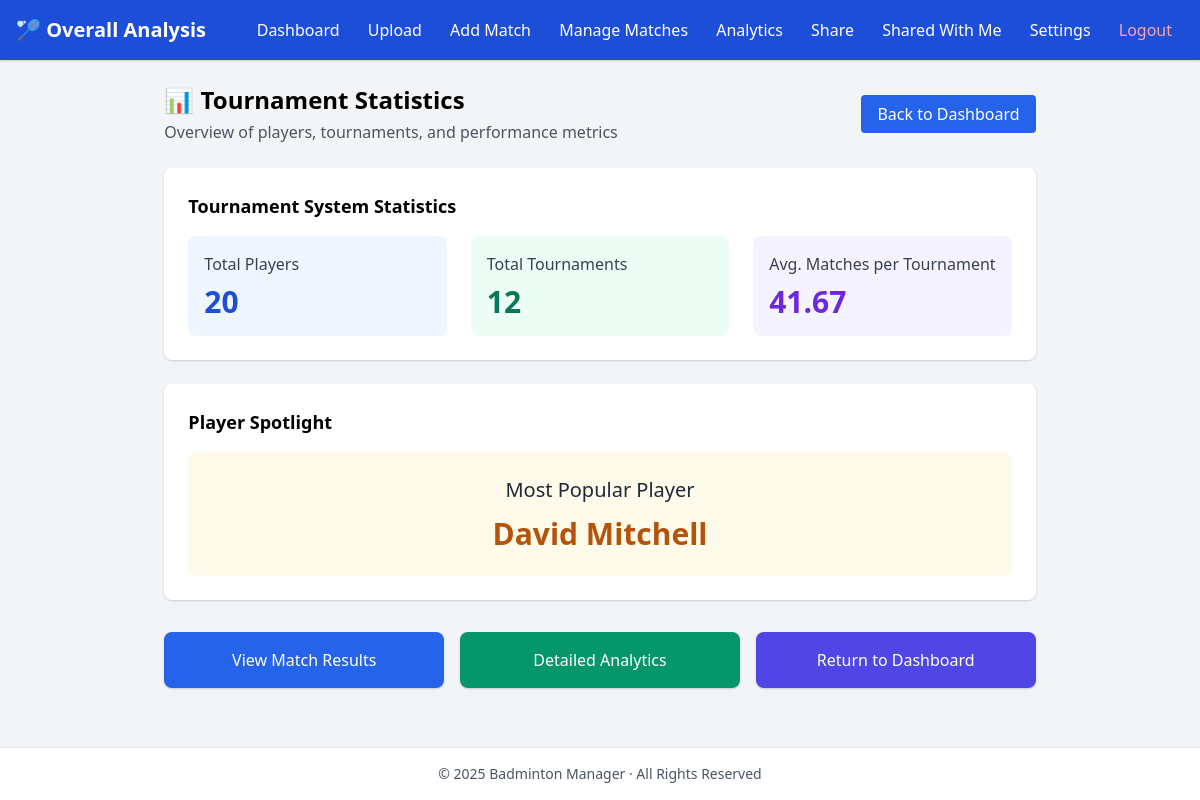
/analytics/overall (signed in), run on an earlier commit of the app's database.
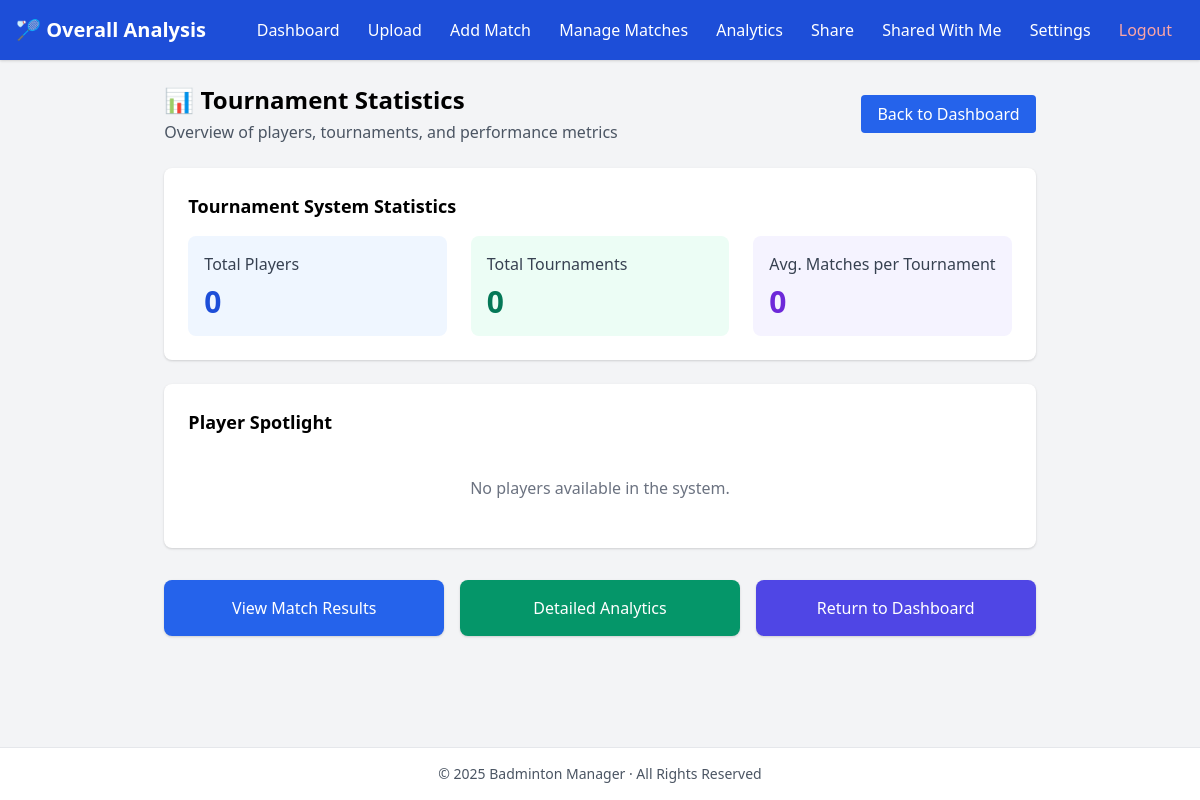
And on a later commit of the database.
### models.py (models this page shows)
class Player(db.Model):
    id = db.Column(db.Integer, primary_key=True)
    name = db.Column(db.String(150), nullable=False)
    teams_as_player1 = db.relationship('Team', foreign_keys='Team.player1_id', backref='player1', lazy=True)
    teams_as_player2 = db.relationship('Team', foreign_keys='Team.player2_id', backref='player2', lazy=True)

### routes/analytics.py (the view)
@analytics_bp.route('/analytics/overall')
@login_required
def overall_analysis():
    total_players = Player.query.count()
    total_tournaments = Tournament.query.count()
    total_matches = Match.query.count()
    avg_matches_per_tournament = round(total_matches / total_tournaments, 2) if total_tournaments else 0
    players = Player.query.all()
    def matches_played(player):
        teams = player.teams_as_player1 + player.teams_as_player2
        match_count = sum(len(team.matches_as_team1) + len(team.matches_as_team2) for team in teams)
        return match_count
    most_popular_player = max(players, key=matches_played, default=None)
    return render_template(
        'overall_analysis.html',
        total_players=total_players,
        total_tournaments=total_tournaments,
        avg_matches_per_tournament=avg_matches_per_tournament,
        most_popular_player=most_popular_player
    )

### utils.py (called while the page is built)
def login_required(f):
    @wraps(f)
    def decorated_function(*args, **kwargs):
        if 'user_id' not in session:
            flash('Please log in to access this page')
            return redirect(url_for('auth.login'))
        return f(*args, **kwargs)
    return decorated_function

### templates/overall_analysis.html (shortened to what this page needs)
{% extends "layout.html" %}
{% block page_title %}Overall Analysis{% endblock %}
{% block content %}
<div class="mb-6 flex justify-between items-center">
  <div>
    <h2 class="text-2xl font-semibold">📊 Tournament Statistics</h2>
    <p class="text-gray-600 mt-1">Overview of players, tournaments, and performance metrics</p>
  </div>
  <div>
    <a href="/dashboard" class="bg-blue-600 text-white px-4 py-2 rounded hover:bg-blue-700 transition">
      Back to Dashboard
    </a>
  </div>
</div>
<div class="bg-white rounded-lg shadow p-6 mb-6">
  <h3 class="text-lg font-semibold mb-4">Tournament System Statistics</h3>
  <div class="grid grid-cols-1 md:grid-cols-3 gap-6">
    <div class="bg-blue-50 p-4 rounded-lg">
      <h4 class="text-gray-700 font-medium">Total Players</h4>
      <p class="text-3xl font-bold mt-2 text-blue-700">{{ total_players }}</p>
    </div>
    <div class="bg-green-50 p-4 rounded-lg">
      <h4 class="text-gray-700 font-medium">Total Tournaments</h4>
      <p class="text-3xl font-bold mt-2 text-green-700">{{ total_tournaments }}</p>
    </div>
    <div class="bg-purple-50 p-4 rounded-lg">
      <h4 class="text-gray-700 font-medium">Avg. Matches per Tournament</h4>
      <p class="text-3xl font-bold mt-2 text-purple-700">{{ avg_matches_per_tournament }}</p>
    </div>
  </div>
</div>
<div class="bg-white rounded-lg shadow p-6">
  <h3 class="text-lg font-semibold mb-4">Player Spotlight</h3>
  {% if most_popular_player %}
    <div class="bg-yellow-50 p-6 rounded-lg text-center">
      <h4 class="text-xl font-medium text-gray-800">Most Popular Player</h4>
      <p class="text-3xl font-bold mt-3 text-yellow-700">{{ most_popular_player.name }}</p>
    </div>
  {% else %}
    <div class="p-6 text-center text-gray-500">
      <p>No players available in the system.</p>
    </div>
  {% endif %}
</div>
<div class="grid grid-cols-1 md:grid-cols-3 gap-4 my-8">
  <a href="/matches" class="bg-blue-600 text-white p-4 rounded-lg shadow hover:bg-blue-700 transition text-center">
    View Match Results
  </a>
  <a href="/analytics" class="bg-green-600 text-white p-4 rounded-lg shadow hover:bg-green-700 transition text-center">
    Detailed Analytics
  </a>
  <a href="/dashboard" class="bg-indigo-600 text-white p-4 rounded-lg shadow hover:bg-indigo-700 transition text-center">
    Return to Dashboard
  </a>
</div>
{% endblock %}

### templates/layout.html (shortened to what this page needs)
<!DOCTYPE html>
<html lang="en">
<head>
  <link href="https://cdn.jsdelivr.net/npm/tailwindcss@2.2.19/dist/tailwind.min.css" rel="stylesheet">
</head>
<body class="bg-gray-100 min-h-screen flex flex-col">
  <nav class="bg-blue-700 text-white p-4 flex justify-between items-center shadow">
    <a href="/" class="text-xl font-bold hover:text-blue-200 transition">🏸 {% block page_title %}Badminton Manager{% endblock %}</a>
    <div>
      {% if session.get('user_id') %}
      <a href="/dashboard" class="px-3 hover:underline {% if request.path == '/dashboard' %}font-semibold{% endif %}">Dashboard</a>
      <a href="/upload" class="px-3 hover:underline {% if request.path == '/upload' %}font-semibold{% endif %}">Upload</a>
      <a href="/input_form" class="px-3 hover:underline {% if request.path == '/input_form' %}font-semibold{% endif %}">Add Match</a>
      <a href="/matches" class="px-3 hover:underline {% if request.path == '/matches' %}font-semibold{% endif %}">Manage Matches</a>
      <a href="/analytics" class="px-3 hover:underline {% if request.path == '/analytics' %}font-semibold{% endif %}">Analytics</a>
      <a href="/share" class="px-3 hover:underline {% if request.path == '/share' %}font-semibold{% endif %}">Share</a>
      <a href="/shared-with-me" class="px-3 hover:underline {% if request.path == '/shared-with-me' %}font-semibold{% endif %}">Shared With Me</a>
      <a href="/settings" class="px-3 hover:underline {% if request.path == '/settings' %}font-semibold{% endif %}">Settings</a>
      <a href="/logout" class="px-3 hover:underline text-red-300">Logout</a>
    {% endif %}
    </div>
  </nav>
  <main class="flex-1 max-w-6xl mx-auto px-4 py-6">
    {% block content %}{% endblock %}
  </main>
  <footer class="bg-white text-gray-600 text-sm text-center py-4 border-t">
    © 2025 Badminton Manager · All Rights Reserved
  </footer>
</body>
</html>

What changed in the data, as far as the page shows it:
removed Player: name "David Mitchell"
Also different on the page:
{{ total_players }}: "20" → "0"
{{ total_tournaments }}: "12" → "0"
{{ avg_matches_per_tournament }}: "41.67" → "0"
text no longer shown: "Most Popular Player"
text now shown: "No players available in the system."
